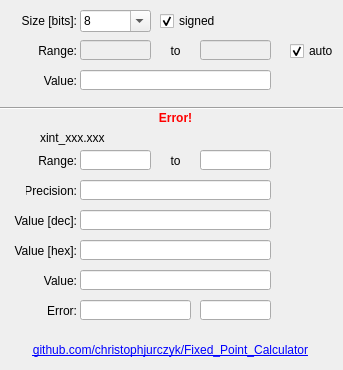
<?xml version="1.0" encoding="UTF-8"?>
<ui version="4.0">
 <class>MainWindow</class>
 <widget class="QMainWindow" name="MainWindow">
  <property name="geometry">
   <rect>
    <x>0</x>
    <y>0</y>
    <width>343</width>
    <height>370</height>
   </rect>
  </property>
  <property name="minimumSize">
   <size>
    <width>343</width>
    <height>370</height>
   </size>
  </property>
  <property name="maximumSize">
   <size>
    <width>343</width>
    <height>370</height>
   </size>
  </property>
  <property name="windowTitle">
   <string>Fixed Point Calculator</string>
  </property>
  <property name="windowIcon">
   <iconset>
    <normaloff>fxc_icon_1024.icns</normaloff>fxc_icon_1024.icns</iconset>
  </property>
  <widget class="QWidget" name="centralWidget">
   <widget class="Line" name="line">
    <property name="geometry">
     <rect>
      <x>0</x>
      <y>100</y>
      <width>351</width>
      <height>16</height>
     </rect>
    </property>
    <property name="orientation">
     <enum>Qt::Horizontal</enum>
    </property>
   </widget>
   <widget class="QLineEdit" name="lineEdit_minRange">
    <property name="enabled">
     <bool>false</bool>
    </property>
    <property name="geometry">
     <rect>
      <x>80</x>
      <y>40</y>
      <width>71</width>
      <height>20</height>
     </rect>
    </property>
    <property name="placeholderText">
     <string/>
    </property>
   </widget>
   <widget class="QLabel" name="label">
    <property name="geometry">
     <rect>
      <x>-4</x>
      <y>10</y>
      <width>81</width>
      <height>22</height>
     </rect>
    </property>
    <property name="text">
     <string>Size [bits]:</string>
    </property>
    <property name="alignment">
     <set>Qt::AlignRight|Qt::AlignTrailing|Qt::AlignVCenter</set>
    </property>
   </widget>
   <widget class="QComboBox" name="comboBox_size">
    <property name="geometry">
     <rect>
      <x>80</x>
      <y>10</y>
      <width>71</width>
      <height>22</height>
     </rect>
    </property>
    <property name="editable">
     <bool>true</bool>
    </property>
    <property name="currentText">
     <string>8</string>
    </property>
    <item>
     <property name="text">
      <string>8</string>
     </property>
    </item>
    <item>
     <property name="text">
      <string>16</string>
     </property>
    </item>
    <item>
     <property name="text">
      <string>32</string>
     </property>
    </item>
    <item>
     <property name="text">
      <string>64</string>
     </property>
    </item>
   </widget>
   <widget class="QCheckBox" name="checkBox_signed">
    <property name="geometry">
     <rect>
      <x>160</x>
      <y>10</y>
      <width>70</width>
      <height>22</height>
     </rect>
    </property>
    <property name="text">
     <string>signed</string>
    </property>
    <property name="checked">
     <bool>true</bool>
    </property>
   </widget>
   <widget class="QLabel" name="label_2">
    <property name="geometry">
     <rect>
      <x>26</x>
      <y>40</y>
      <width>51</width>
      <height>22</height>
     </rect>
    </property>
    <property name="text">
     <string>Range:</string>
    </property>
    <property name="alignment">
     <set>Qt::AlignRight|Qt::AlignTrailing|Qt::AlignVCenter</set>
    </property>
   </widget>
   <widget class="QLabel" name="label_3">
    <property name="geometry">
     <rect>
      <x>150</x>
      <y>40</y>
      <width>51</width>
      <height>22</height>
     </rect>
    </property>
    <property name="text">
     <string>to</string>
    </property>
    <property name="alignment">
     <set>Qt::AlignCenter</set>
    </property>
   </widget>
   <widget class="QLineEdit" name="lineEdit_maxRange">
    <property name="enabled">
     <bool>false</bool>
    </property>
    <property name="geometry">
     <rect>
      <x>200</x>
      <y>40</y>
      <width>71</width>
      <height>20</height>
     </rect>
    </property>
   </widget>
   <widget class="QCheckBox" name="checkBox_RangeAuto">
    <property name="geometry">
     <rect>
      <x>290</x>
      <y>40</y>
      <width>70</width>
      <height>22</height>
     </rect>
    </property>
    <property name="text">
     <string>auto</string>
    </property>
    <property name="checked">
     <bool>true</bool>
    </property>
   </widget>
   <widget class="QLabel" name="label_4">
    <property name="geometry">
     <rect>
      <x>26</x>
      <y>70</y>
      <width>51</width>
      <height>22</height>
     </rect>
    </property>
    <property name="text">
     <string>Value:</string>
    </property>
    <property name="alignment">
     <set>Qt::AlignRight|Qt::AlignTrailing|Qt::AlignVCenter</set>
    </property>
   </widget>
   <widget class="QLineEdit" name="lineEdit_InputValue">
    <property name="enabled">
     <bool>true</bool>
    </property>
    <property name="geometry">
     <rect>
      <x>80</x>
      <y>70</y>
      <width>191</width>
      <height>20</height>
     </rect>
    </property>
    <property name="text">
     <string/>
    </property>
   </widget>
   <widget class="QLabel" name="label_error">
    <property name="enabled">
     <bool>true</bool>
    </property>
    <property name="geometry">
     <rect>
      <x>30</x>
      <y>110</y>
      <width>291</width>
      <height>16</height>
     </rect>
    </property>
    <property name="font">
     <font>
      <weight>75</weight>
      <bold>true</bold>
     </font>
    </property>
    <property name="styleSheet">
     <string notr="true">QLabel { color: red }</string>
    </property>
    <property name="text">
     <string>Error!</string>
    </property>
    <property name="alignment">
     <set>Qt::AlignCenter</set>
    </property>
   </widget>
   <widget class="QLabel" name="label_type">
    <property name="geometry">
     <rect>
      <x>40</x>
      <y>130</y>
      <width>81</width>
      <height>16</height>
     </rect>
    </property>
    <property name="text">
     <string>xint_xxx.xxx</string>
    </property>
   </widget>
   <widget class="QLineEdit" name="lineEdit_fxp_maxRange">
    <property name="enabled">
     <bool>true</bool>
    </property>
    <property name="geometry">
     <rect>
      <x>200</x>
      <y>150</y>
      <width>71</width>
      <height>20</height>
     </rect>
    </property>
    <property name="readOnly">
     <bool>true</bool>
    </property>
   </widget>
   <widget class="QLabel" name="label_5">
    <property name="geometry">
     <rect>
      <x>26</x>
      <y>150</y>
      <width>51</width>
      <height>22</height>
     </rect>
    </property>
    <property name="text">
     <string>Range:</string>
    </property>
    <property name="alignment">
     <set>Qt::AlignRight|Qt::AlignTrailing|Qt::AlignVCenter</set>
    </property>
   </widget>
   <widget class="QLineEdit" name="lineEdit_fxp_minRange">
    <property name="enabled">
     <bool>true</bool>
    </property>
    <property name="geometry">
     <rect>
      <x>80</x>
      <y>150</y>
      <width>71</width>
      <height>20</height>
     </rect>
    </property>
    <property name="readOnly">
     <bool>true</bool>
    </property>
    <property name="placeholderText">
     <string/>
    </property>
   </widget>
   <widget class="QLabel" name="label_6">
    <property name="geometry">
     <rect>
      <x>150</x>
      <y>150</y>
      <width>51</width>
      <height>22</height>
     </rect>
    </property>
    <property name="text">
     <string>to</string>
    </property>
    <property name="alignment">
     <set>Qt::AlignCenter</set>
    </property>
   </widget>
   <widget class="QLabel" name="label_7">
    <property name="geometry">
     <rect>
      <x>26</x>
      <y>180</y>
      <width>51</width>
      <height>22</height>
     </rect>
    </property>
    <property name="text">
     <string>Precision:</string>
    </property>
    <property name="alignment">
     <set>Qt::AlignRight|Qt::AlignTrailing|Qt::AlignVCenter</set>
    </property>
   </widget>
   <widget class="QLineEdit" name="lineEdit_fxp_precision">
    <property name="enabled">
     <bool>true</bool>
    </property>
    <property name="geometry">
     <rect>
      <x>80</x>
      <y>180</y>
      <width>191</width>
      <height>20</height>
     </rect>
    </property>
    <property name="readOnly">
     <bool>true</bool>
    </property>
    <property name="placeholderText">
     <string/>
    </property>
   </widget>
   <widget class="QLabel" name="label_8">
    <property name="geometry">
     <rect>
      <x>-14</x>
      <y>210</y>
      <width>91</width>
      <height>22</height>
     </rect>
    </property>
    <property name="text">
     <string>Value [dec]:</string>
    </property>
    <property name="alignment">
     <set>Qt::AlignRight|Qt::AlignTrailing|Qt::AlignVCenter</set>
    </property>
   </widget>
   <widget class="QLineEdit" name="lineEdit_fxp_value_dec">
    <property name="enabled">
     <bool>true</bool>
    </property>
    <property name="geometry">
     <rect>
      <x>80</x>
      <y>210</y>
      <width>191</width>
      <height>20</height>
     </rect>
    </property>
    <property name="text">
     <string/>
    </property>
    <property name="readOnly">
     <bool>true</bool>
    </property>
   </widget>
   <widget class="QLineEdit" name="lineEdit_fxp_error_abs">
    <property name="enabled">
     <bool>true</bool>
    </property>
    <property name="geometry">
     <rect>
      <x>80</x>
      <y>300</y>
      <width>111</width>
      <height>20</height>
     </rect>
    </property>
    <property name="text">
     <string/>
    </property>
    <property name="readOnly">
     <bool>true</bool>
    </property>
   </widget>
   <widget class="QLabel" name="label_9">
    <property name="geometry">
     <rect>
      <x>26</x>
      <y>300</y>
      <width>51</width>
      <height>22</height>
     </rect>
    </property>
    <property name="text">
     <string>Error:</string>
    </property>
    <property name="alignment">
     <set>Qt::AlignRight|Qt::AlignTrailing|Qt::AlignVCenter</set>
    </property>
   </widget>
   <widget class="QLineEdit" name="lineEdit_fxp_error_rel">
    <property name="enabled">
     <bool>true</bool>
    </property>
    <property name="geometry">
     <rect>
      <x>200</x>
      <y>300</y>
      <width>71</width>
      <height>20</height>
     </rect>
    </property>
    <property name="text">
     <string/>
    </property>
    <property name="readOnly">
     <bool>true</bool>
    </property>
   </widget>
   <widget class="QLineEdit" name="lineEdit_fxp_value_hex">
    <property name="enabled">
     <bool>true</bool>
    </property>
    <property name="geometry">
     <rect>
      <x>80</x>
      <y>240</y>
      <width>191</width>
      <height>20</height>
     </rect>
    </property>
    <property name="text">
     <string/>
    </property>
    <property name="readOnly">
     <bool>true</bool>
    </property>
   </widget>
   <widget class="QLabel" name="label_10">
    <property name="geometry">
     <rect>
      <x>-4</x>
      <y>240</y>
      <width>81</width>
      <height>22</height>
     </rect>
    </property>
    <property name="text">
     <string>Value [hex]:</string>
    </property>
    <property name="alignment">
     <set>Qt::AlignRight|Qt::AlignTrailing|Qt::AlignVCenter</set>
    </property>
   </widget>
   <widget class="QLineEdit" name="lineEdit_fxp_value">
    <property name="enabled">
     <bool>true</bool>
    </property>
    <property name="geometry">
     <rect>
      <x>80</x>
      <y>270</y>
      <width>191</width>
      <height>20</height>
     </rect>
    </property>
    <property name="text">
     <string/>
    </property>
    <property name="readOnly">
     <bool>true</bool>
    </property>
   </widget>
   <widget class="QLabel" name="label_11">
    <property name="geometry">
     <rect>
      <x>16</x>
      <y>270</y>
      <width>61</width>
      <height>22</height>
     </rect>
    </property>
    <property name="text">
     <string>Value:</string>
    </property>
    <property name="alignment">
     <set>Qt::AlignRight|Qt::AlignTrailing|Qt::AlignVCenter</set>
    </property>
   </widget>
   <widget class="QLabel" name="label_github">
    <property name="geometry">
     <rect>
      <x>0</x>
      <y>340</y>
      <width>341</width>
      <height>20</height>
     </rect>
    </property>
    <property name="font">
     <font>
      <underline>false</underline>
      <kerning>true</kerning>
     </font>
    </property>
    <property name="text">
     <string>&lt;html&gt;&lt;head/&gt;&lt;body&gt;&lt;p&gt;&lt;a href=&quot;https://github.com/christophjurczyk/Fixed_Point_Calculator&quot;&gt;&lt;span style=&quot; text-decoration: underline; color:#0000ff;&quot;&gt;github.com/christophjurczyk/Fixed_Point_Calculator&lt;/span&gt;&lt;/a&gt;&lt;/p&gt;&lt;/body&gt;&lt;/html&gt;</string>
    </property>
    <property name="alignment">
     <set>Qt::AlignCenter</set>
    </property>
   </widget>
  </widget>
 </widget>
 <layoutdefault spacing="6" margin="11"/>
 <resources/>
 <connections/>
</ui>
